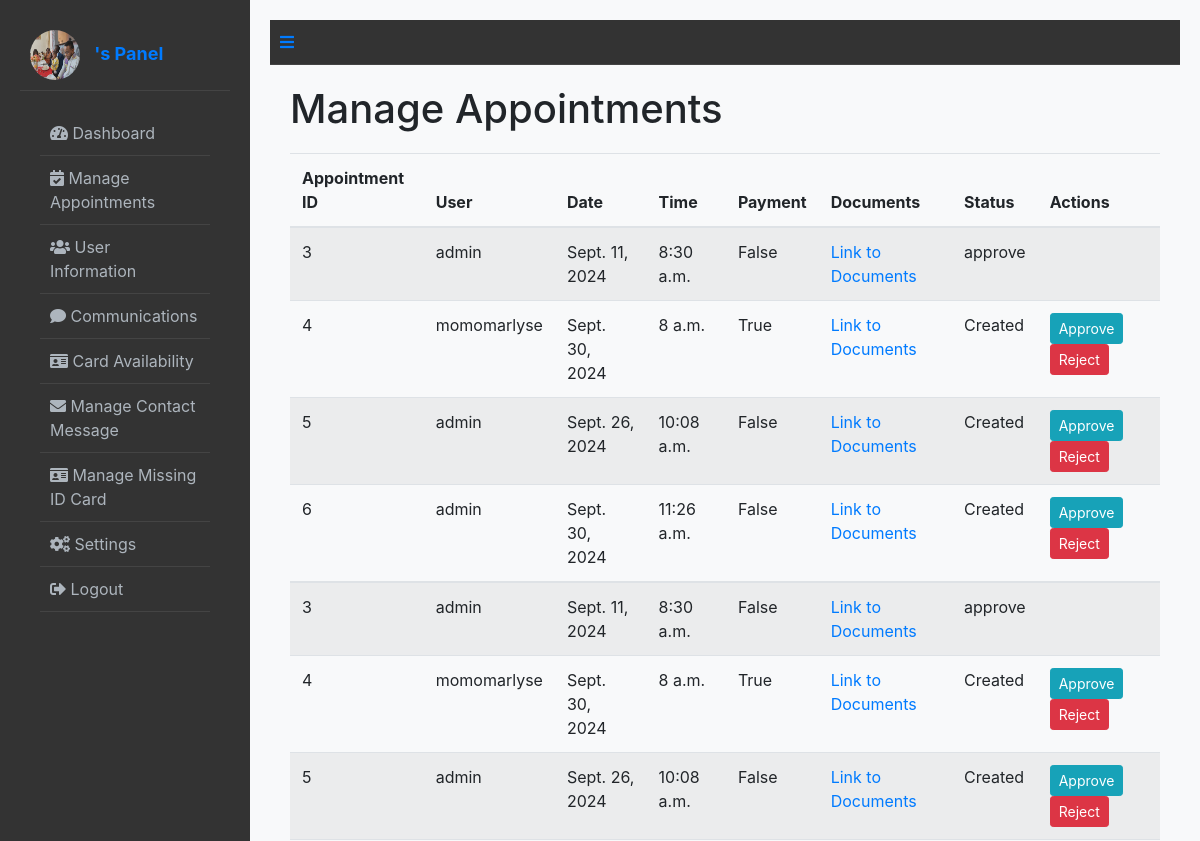
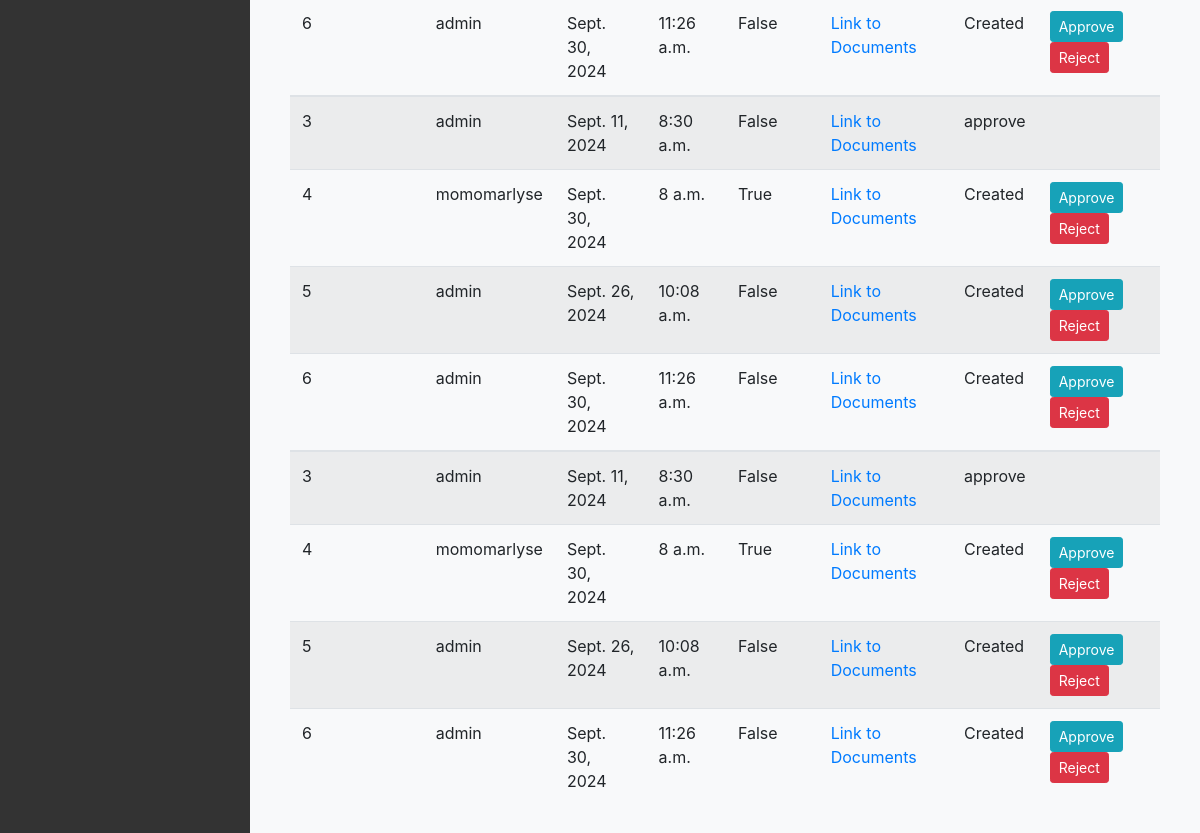
/police/manage-appointments/, run on an earlier commit of the app's database (2 pictures, top to bottom).
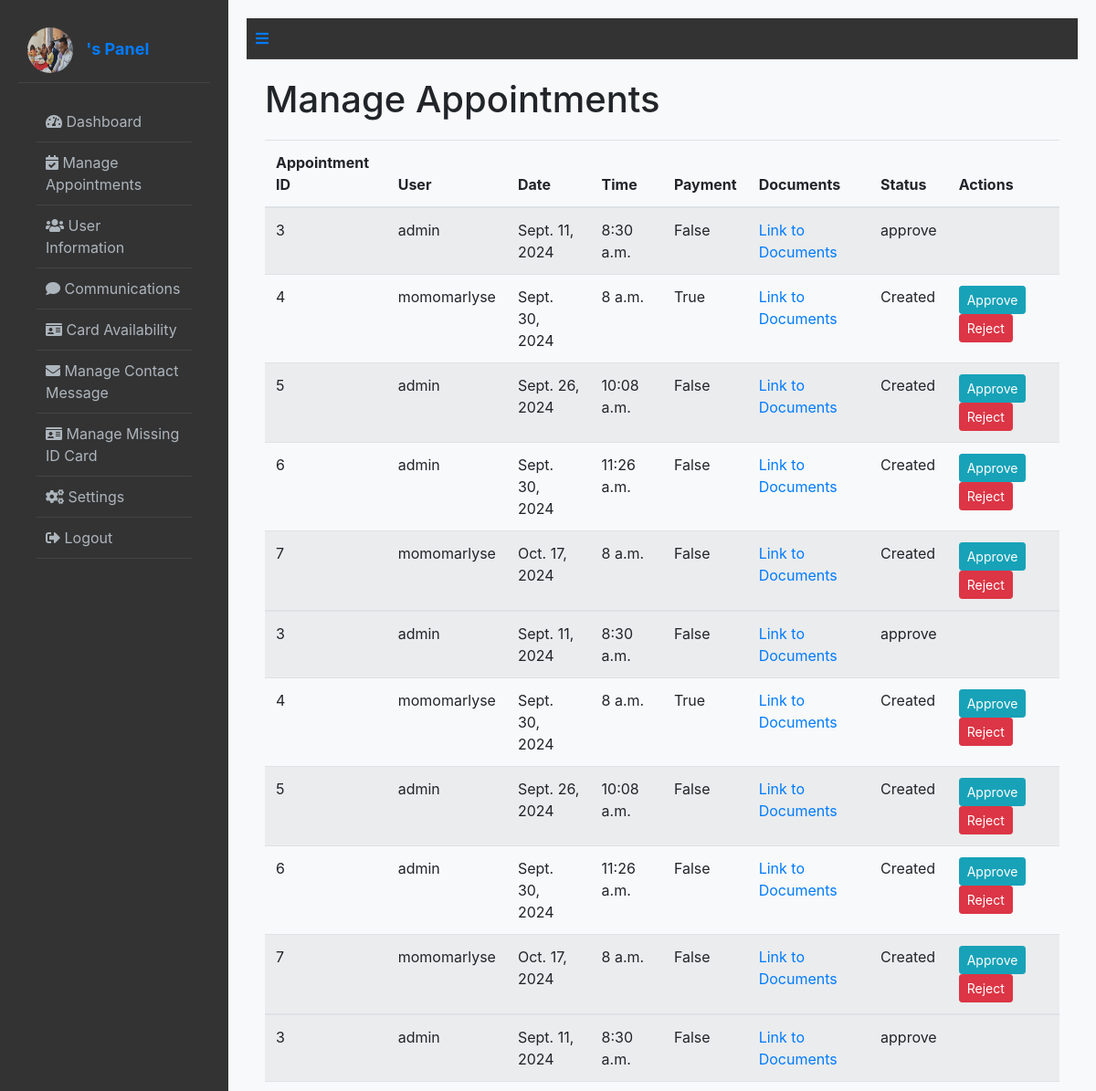
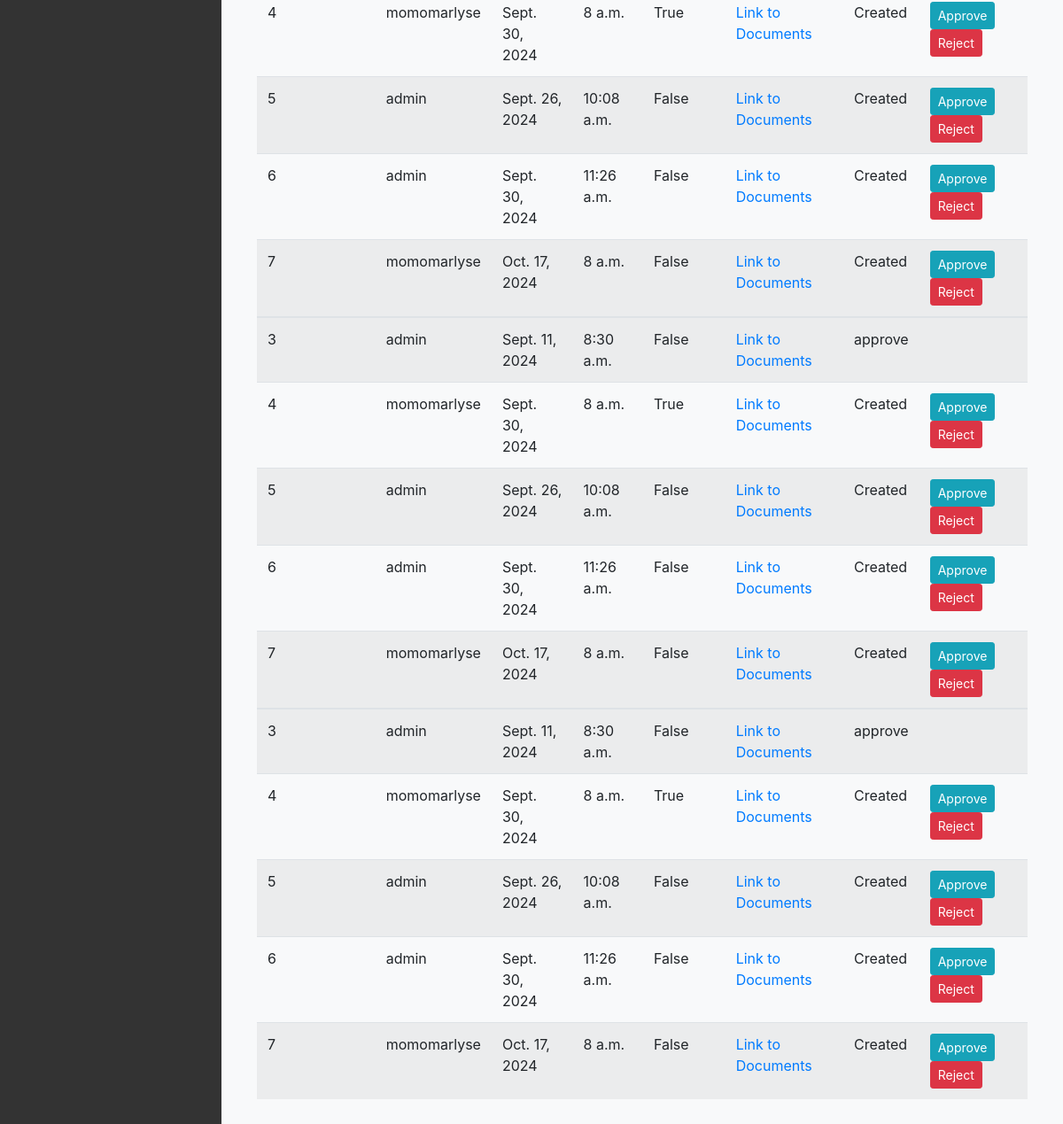
And on a later commit of the database (2 pictures, top to bottom).
### booking/models.py (models this page shows)
class Appointment(models.Model):
    STATUS_CHOICES = (
        ('created', 'Created'),
        ('pending', 'Pending'),
        ('approved', 'Approved'),
        ('rejected', 'Rejected'),
    )
    CARD_CHOICES = (
        ('created', 'Created'),
        ('pending', 'Pending'),
        ('blocked', 'Blocked')
    )
    user = models.ForeignKey(User, on_delete=models.CASCADE)
    officer = models.ForeignKey(User, related_name='appointments', on_delete=models.CASCADE, null=True, blank=True)
    office = models.ForeignKey(Office, on_delete=models.CASCADE)
    date = models.DateField()
    time = models.TimeField()
    paid = models.BooleanField(default=False)
    status = models.CharField(max_length=20, choices=STATUS_CHOICES, default='Created')
    card_status = models.CharField(max_length=20, choices=CARD_CHOICES, default="pending")
    receipt_reference = models.CharField(max_length=100, null=True, blank=True)  # Add this field to store receipt reference

class User(AbstractUser):
    ROLE_CHOICES = [
        ('user', 'User'),
        ('officer', 'Police Officer'),
        ('admin', 'Super Admin'),
    ]
    email = models.CharField(max_length=100, default='user@gmail.com')
    role = models.CharField(max_length=10, choices=ROLE_CHOICES, default='user')
    name = models.CharField(max_length=100, default='user')  # Provide a default value
    phone = models.CharField(max_length=15, default='0000000000')  # Provide a default value
    address = models.TextField(null=True, blank=True)  # Temporarily allow null
    profile_picture = models.ImageField(upload_to='profile_pics/', null=True, blank=True)

### booking/views.py (the view)
# urls.py: path('police/manage-appointments/', views.manage_appointments, name='manage_appointments'),
def manage_appointments(request):
    appointments = Appointment.objects.all()
    return render(request, 'panel/admin/appoitment/manage_appointments.html', {'appointments': appointments})

### booking/templates/panel/admin/appoitment/manage_appointments.html
{% extends 'panel/police/base_police.html' %}
{% block content %}
<h1>Manage Appointments</h1>
<div class="table-responsive">
    <table class="table table-striped">
        <thead>
            <tr>
                <th>Appointment ID</th>
                <th>User</th>
                <th>Date</th>
                <th>Time</th>
                <th>Payment</th>
                <th>Documents</th>
                <th>Status</th>
                <th>Actions</th>
            </tr>
        </thead>
        <tbody>
            {% for appointment in appointments %}
            <tbody>
                {% for appointment in appointments %}
                <tr>
                    <td>{{ appointment.id }}</td>
                    <td>{{ appointment.user }}</td>
                    <td>{{ appointment.date }}</td>
                    <td>{{ appointment.time }}</td>
                    <td>{{ appointment.paid }}</td>
                    <td>
                        <a href="{% url 'view_docs' appointment.user_id %}">Link to Documents</a>
                    </td>
                    <td>{{ appointment.status }}</td>
                    <td>
                        {% if appointment.status == "Created" or appointment.status == "created" or appointment.status == "CREATED" %}
                        <a href="{% url 'approve_appointment' appointment.id %}" class="btn btn-info btn-sm">Approve</a>
                        <a href="{% url 'reject_appointment' appointment.id %}" class="btn btn-danger btn-sm">Reject</a>
                        {% endif %}
                    </td>
                </tr>
                {% endfor %}
            </tbody>
            {% endfor %}
        </tbody>
    </table>
</div>
{% endblock %}

### booking/templates/panel/police/base_police.html (shortened to what this page needs)
{% load static %}
<!DOCTYPE html>
<html lang="en">
<head>
    <link rel="stylesheet" href="https://stackpath.bootstrapcdn.com/bootstrap/4.5.2/css/bootstrap.min.css">
    <link rel="stylesheet" href="https://cdnjs.cloudflare.com/ajax/libs/font-awesome/5.15.3/css/all.min.css">
    <link rel="stylesheet" href="{% static 'css/momo2.css' %}">
</head>
<body>
    <div class="dashboard">
        <div class="dashboard-nav">
            <header>
                <a href="{% url 'officer_panel' %}" class="brand-logo animate__animated animate__fadeInLeft">
                    {% if user.profile_picture %}
                        <img src="{{ user.profile_picture.url }}" alt="{{ user.username }}'s profile picture" class="profile-pic" />
                    {% else %}
                        <img src="{% static 'img/yvan.jpg' %}" alt="Default Avatar" class="profile-pic" />
                    {% endif %}
                    <span>{{ user.username }}'s Panel</span>
                </a>
            </header>
            <nav class="dashboard-nav-list">
                <a href="#" class="dashboard-nav-item"><i class="fas fa-tachometer-alt"></i> Dashboard</a>
                <a href="{% url 'manage_appointments' %}" class="dashboard-nav-item"><i class="fas fa-calendar-check"></i> Manage Appointments</a>
                <a href="{% url 'user_information' %}" class="dashboard-nav-item"><i class="fas fa-users"></i> User Information</a>
                <a href="{% url 'communications' %}" class="dashboard-nav-item"><i class="fas fa-comment"></i> Communications</a>
                <a href="{% url 'card_status' %}" class="dashboard-nav-item"><i class="fas fa-id-card"></i> Card Availability</a>
                <a href="{% url 'manage_contact' %}" class="dashboard-nav-item"><i class="fas fa-envelope"></i> Manage Contact Message</a>
                <a href="{% url 'manage_id' %}" class="dashboard-nav-item"><i class="fas fa-id-card"></i> Manage Missing ID Card</a>
                <a href="{% url 'security_settings' %}" class="dashboard-nav-item"><i class="fas fa-cogs"></i> Settings</a>
                <a href="{%url 'logout' %}" class="dashboard-nav-item"><i class="fas fa-sign-out-alt"></i> Logout</a>
            </nav>
        </div>
        <main class="dashboard-app">
            <header class="dashboard-toolbar">
                <a href="#!" class="menu-toggle"><i class="fas fa-bars"></i></a>
            </header>
            <div class="dashboard-content">
                {% block content %}{% endblock %}
            </div>
        </main>
    </div>
</body>
</html>

### booking/static/css/momo2.css (style rules this page uses)
.dashboard { display: flex; flex-direction: row; height: 100vh; overflow: hidden; }
.dashboard-nav { background-color: #333; color: #fff; width: 250px; padding: 20px; position: relative; transition: all 0.3s ease; }
.dashboard-nav header { display: flex; align-items: center; justify-content: space-between; padding: 10px; border-bottom: 1px solid #444; }
.dashboard-nav header .brand-logo { font-size: 18px; font-weight: bold; margin-right: 10px; }
.dashboard-nav-list { padding: 20px; list-style: none; }
.dashboard-nav-item { display: block; padding: 10px; border-bottom: 1px solid #444; color: #adb5bd; text-decoration: none; transition: background-color 0.2s; cursor: pointer; }
.dashboard-app { flex: 1; padding: 20px; overflow-y: auto; background-color: #f8f9fa; }
.dashboard-toolbar { background-color: #333; color: #fff; padding: 10px; display: flex; align-items: center; justify-content: space-between; border-bottom: 1px solid #444; }
.dashboard-toolbar .menu-toggle { cursor: pointer; }
.dashboard-content { padding: 20px; }
.dashboard-content h1 { margin-bottom: 20px; }

### booking/templates/panel/police/base_police.html (style rules this page uses)
.profile-pic { width: 50px; height: 50px; border-radius: 50%; margin-right: 10px; }

What changed in the data, as far as the page shows it:
added Appointment: id "7", user "momomarlyse", date "Oct. 17, 2024", time "8 a.m.", paid "False", status "Created", shows "Approve", Appointment (id "3", user "admin", date "Sept. 11, 2024", time "8:30 a.m.", paid "False", status "approve"), Appointment (id "4", user "momomarlyse", date "Sept. 30, 2024", time "8 a.m.", paid "True", status "Created", shows "Approve"), Appointment (id "5", user "admin", date "Sept. 26, 2024", time "10:08 a.m.", paid "False", status "Created", shows "Approve"), Appointment (id "6", user "admin", date "Sept. 30, 2024", time "11:26 a.m.", paid "False", status "Created", shows "Approve")
